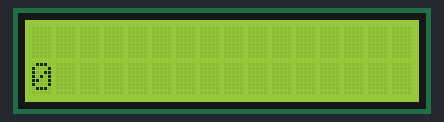
Simulated run of this sketch. Board: Arduino Uno, built with avr-gcc and run on an emulated ATmega328P. On the bench: 16×2 character LCD. What the sketch prints to the serial monitor is not drawn.

Above: at 0.1 s.
At 2.1 s:
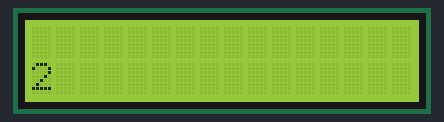
At 3.1 s:
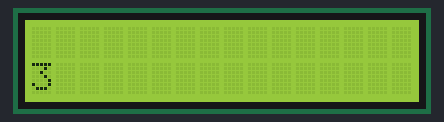
At 4.1 s:
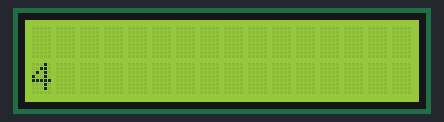
At 5.1 s:
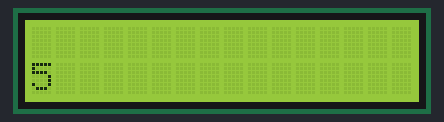
At 6.1 s:
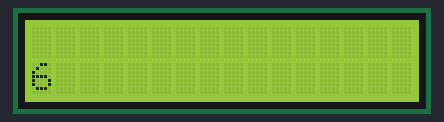

The sketch:

OreoProject.ino
```cpp
#include <LiquidCrystal.h>

#define RS 4
#define EP 6
#define D4 10
#define D5 11
#define D6 12
#define D7 13

LiquidCrystal lcd(RS, EP, D4, D5, D6, D7);
int screenTimeReference = 0;
int hertz = 5;

void setup(){
  lcd.begin(16,2);
  lcd.print("Booting up");
  Serial.begin(57600);
  //Serial.println("Ready");
  screenTimeReference = millis();
}

void loop() {
  lcd.clear();
  lcd.setCursor(0,1);
  lcd.print(millis()/1000);
  //if (millis() - screenTimeReference > 1000/hertz){
    Serial.println(millis());
    screenTimeReference = millis();
  //}
}
```

Measured:
- what the display in image 1 shows lasts 1.0 s, from 2.0 s to 3.0 s
